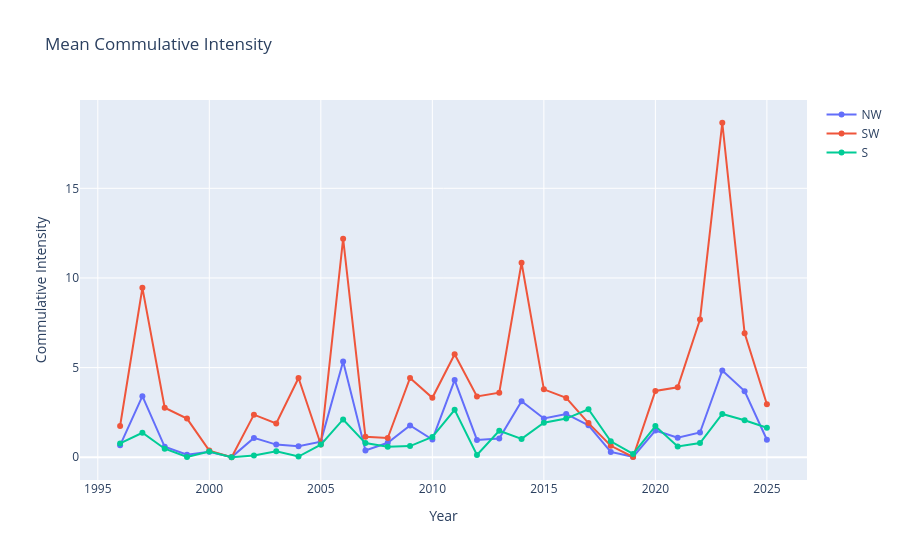

Notebook source saved alongside this figure:
### Code cell
meanNEventsNW = [[i, yearDict[i].table.loc['cummulative_intensity', ('NW', 'mean')]] for i in range(1996,2026)]
meanNEventsSW = [[i, yearDict[i].table.loc['cummulative_intensity', ('SW', 'mean')]] for i in range(1996,2026)]
meanNEventsS = [[i, yearDict[i].table.loc['cummulative_intensity', ('S', 'mean')]] for i in range(1996,2026)]

dfNW = pd.DataFrame(
    meanNEventsNW,
    columns=['Year', 'cummulative_intensity']
)

dfSW = pd.DataFrame(
    meanNEventsSW,
    columns=['Year', 'cummulative_intensity']
)
dfS = pd.DataFrame(
    meanNEventsS,
    columns=['Year', 'cummulative_intensity']
)

fig = go.Figure()

fig.add_trace(
    go.Scatter(
        x=dfNW['Year'],
        y=dfNW['cummulative_intensity'],
        mode='lines+markers',
        name='NW'
    )
)
fig.add_trace(
    go.Scatter(
        x=dfSW['Year'],
        y=dfSW['cummulative_intensity'],
        mode='lines+markers',
        name='SW'
    )
)
fig.add_trace(
    go.Scatter(
        x=dfS['Year'],
        y=dfS['cummulative_intensity'],
        mode='lines+markers',
        name='S'
    )
)

fig.update_layout(
    title="Mean Commulative Intensity",
    xaxis_title="Year",
    yaxis_title="Commulative Intensity"
)

fig.show()

### Figure 1 — Plotly figure (JSON) as saved in the notebook; plotly's stock layout.template omitted (floating-point values rounded to 4 significant figures)
{"data": [{"mode": "lines+markers", "name": "NW", "type": "scatter", "x": [1996, 1997, 1998, 1999, 2000, 2001, 2002, 2003, 2004, 2005, 2006, 2007, 2008, 2009, 2010, 2011, 2012, 2013, 2014, 2015, 2016, 2017, 2018, 2019, 2020, 2021, 2022, 2023, 2024, 2025], "y": [0.6663, 3.408, 0.584, 0.1366, 0.3107, 0.01175, 1.079, 0.7057, 0.6155, 0.8722, 5.335, 0.3772, 0.8085, 1.771, 0.9836, 4.302, 0.9681, 1.045, 3.121, 2.165, 2.415, 1.779, 0.2959, 0.02294, 1.491, 1.092, 1.38, 4.84, 3.688, 0.9749]}, {"mode": "lines+markers", "name": "SW", "type": "scatter", "x": [1996, 1997, 1998, 1999, 2000, 2001, 2002, 2003, 2004, 2005, 2006, 2007, 2008, 2009, 2010, 2011, 2012, 2013, 2014, 2015, 2016, 2017, 2018, 2019, 2020, 2021, 2022, 2023, 2024, 2025], "y": [1.742, 9.447, 2.763, 2.156, 0.3702, 0.0, 2.375, 1.886, 4.417, 0.712, 12.19, 1.141, 1.071, 4.426, 3.314, 5.746, 3.395, 3.598, 10.85, 3.789, 3.308, 1.905, 0.6405, 0.01367, 3.698, 3.899, 7.685, 18.66, 6.922, 2.955]}, {"mode": "lines+markers", "name": "S", "type": "scatter", "x": [1996, 1997, 1998, 1999, 2000, 2001, 2002, 2003, 2004, 2005, 2006, 2007, 2008, 2009, 2010, 2011, 2012, 2013, 2014, 2015, 2016, 2017, 2018, 2019, 2020, 2021, 2022, 2023, 2024, 2025], "y": [0.7718, 1.366, 0.4751, 0.01595, 0.3247, 0.0, 0.09807, 0.332, 0.03842, 0.7048, 2.109, 0.7907, 0.5872, 0.6205, 1.13, 2.644, 0.1317, 1.475, 1.024, 1.922, 2.156, 2.677, 0.8875, 0.1878, 1.736, 0.596, 0.7912, 2.414, 2.065, 1.644]}], "layout": {"title": {"text": "Mean Commulative Intensity"}, "xaxis": {"title": {"text": "Year"}}, "yaxis": {"title": {"text": "Commulative Intensity"}}}}
